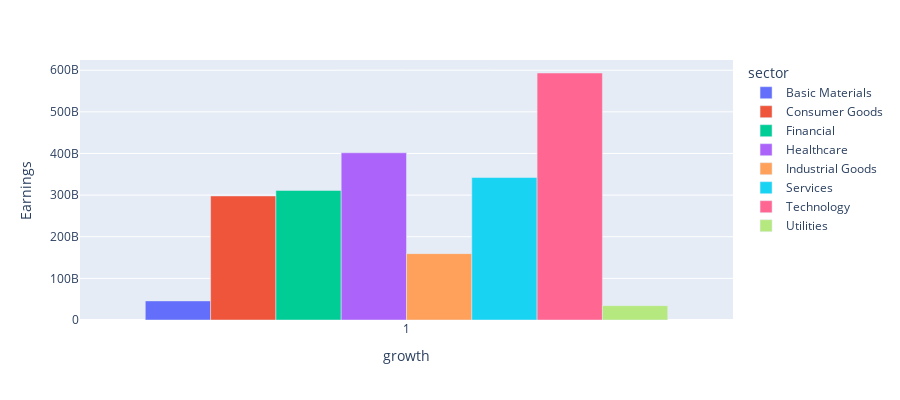

This figure's notebook cell:
### Code cell
fig = px.bar(growth_stocks, x='growth', y='Earnings',
             hover_data=['growth', 'sector'], color='sector',
             labels={'l'}, height=400)
fig.update_layout(barmode='group', xaxis={'categoryorder':'category ascending'})

fig.show()

### Figure 1 — Plotly figure (JSON) as saved in the notebook; plotly's stock layout.template omitted (floating-point values rounded to 4 significant figures)
{"data": [{"alignmentgroup": "True", "customdata": [["Basic Materials"]], "hovertemplate": "sector=%{customdata[0]}<br>growth=%{x}<br>Earnings=%{y}<extra></extra>", "legendgroup": "Basic Materials", "marker": {"color": "#636efa", "pattern": {"shape": ""}}, "name": "Basic Materials", "offsetgroup": "Basic Materials", "orientation": "v", "showlegend": true, "textposition": "auto", "type": "bar", "x": [1], "xaxis": "x", "y": [45882241560], "yaxis": "y"}, {"alignmentgroup": "True", "customdata": [["Consumer Goods"]], "hovertemplate": "sector=%{customdata[0]}<br>growth=%{x}<br>Earnings=%{y}<extra></extra>", "legendgroup": "Consumer Goods", "marker": {"color": "#EF553B", "pattern": {"shape": ""}}, "name": "Consumer Goods", "offsetgroup": "Consumer Goods", "orientation": "v", "showlegend": true, "textposition": "auto", "type": "bar", "x": [1], "xaxis": "x", "y": [297963092937], "yaxis": "y"}, {"alignmentgroup": "True", "customdata": [["Financial"]], "hovertemplate": "sector=%{customdata[0]}<br>growth=%{x}<br>Earnings=%{y}<extra></extra>", "legendgroup": "Financial", "marker": {"color": "#00cc96", "pattern": {"shape": ""}}, "name": "Financial", "offsetgroup": "Financial", "orientation": "v", "showlegend": true, "textposition": "auto", "type": "bar", "x": [1], "xaxis": "x", "y": [311359670865], "yaxis": "y"}, {"alignmentgroup": "True", "customdata": [["Healthcare"]], "hovertemplate": "sector=%{customdata[0]}<br>growth=%{x}<br>Earnings=%{y}<extra></extra>", "legendgroup": "Healthcare", "marker": {"color": "#ab63fa", "pattern": {"shape": ""}}, "name": "Healthcare", "offsetgroup": "Healthcare", "orientation": "v", "showlegend": true, "textposition": "auto", "type": "bar", "x": [1], "xaxis": "x", "y": [401600762611], "yaxis": "y"}, {"alignmentgroup": "True", "customdata": [["Industrial Goods"]], "hovertemplate": "sector=%{customdata[0]}<br>growth=%{x}<br>Earnings=%{y}<extra></extra>", "legendgroup": "Industrial Goods", "marker": {"color": "#FFA15A", "pattern": {"shape": ""}}, "name": "Industrial Goods", "offsetgroup": "Industrial Goods", "orientation": "v", "showlegend": true, "textposition": "auto", "type": "bar", "x": [1], "xaxis": "x", "y": [159410803117], "yaxis": "y"}, {"alignmentgroup": "True", "customdata": [["Services"]], "hovertemplate": "sector=%{customdata[0]}<br>growth=%{x}<br>Earnings=%{y}<extra></extra>", "legendgroup": "Services", "marker": {"color": "#19d3f3", "pattern": {"shape": ""}}, "name": "Services", "offsetgroup": "Services", "orientation": "v", "showlegend": true, "textposition": "auto", "type": "bar", "x": [1], "xaxis": "x", "y": [342246385300], "yaxis": "y"}, {"alignmentgroup": "True", "customdata": [["Technology"]], "hovertemplate": "sector=%{customdata[0]}<br>growth=%{x}<br>Earnings=%{y}<extra></extra>", "legendgroup": "Technology", "marker": {"color": "#FF6692", "pattern": {"shape": ""}}, "name": "Technology", "offsetgroup": "Technology", "orientation": "v", "showlegend": true, "textposition": "auto", "type": "bar", "x": [1], "xaxis": "x", "y": [593297937695], "yaxis": "y"}, {"alignmentgroup": "True", "customdata": [["Utilities"]], "hovertemplate": "sector=%{customdata[0]}<br>growth=%{x}<br>Earnings=%{y}<extra></extra>", "legendgroup": "Utilities", "marker": {"color": "#B6E880", "pattern": {"shape": ""}}, "name": "Utilities", "offsetgroup": "Utilities", "orientation": "v", "showlegend": true, "textposition": "auto", "type": "bar", "x": [1], "xaxis": "x", "y": [34500367000], "yaxis": "y"}], "layout": {"barmode": "group", "height": 400, "legend": {"title": {"text": "sector"}, "tracegroupgap": 0}, "margin": {"t": 60}, "xaxis": {"anchor": "y", "categoryorder": "category ascending", "domain": [0, 1], "title": {"text": "growth"}}, "yaxis": {"anchor": "x", "domain": [0, 1], "title": {"text": "Earnings"}}}}
